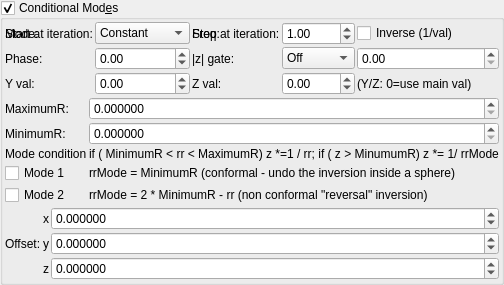
    <widget class="MyGroupBox" name="groupCheck_transf_function_enabledCx_false">
     <property name="toolTip">
      <string/>
     </property>
     <property name="title">
      <string>Conditional Mod&amp;es</string>
     </property>
     <property name="checkable">
      <bool>true</bool>
     </property>
     <layout class="QVBoxLayout" name="verticalLayout_29" stretch="0,0,0">
      <property name="spacing">
       <number>2</number>
      </property>
      <property name="leftMargin">
       <number>2</number>
      </property>
      <property name="topMargin">
       <number>2</number>
      </property>
      <property name="rightMargin">
       <number>2</number>
      </property>
      <property name="bottomMargin">
       <number>2</number>
      </property>
      <item>
       <layout class="QGridLayout" name="gridLayout_63">
        <property name="spacing">
         <number>2</number>
        </property>
        <item row="1" column="1">
         <widget class="MySpinBox" name="spinboxInt_transf_multiplier_start_iter_2">
          <property name="sizePolicy">
           <sizepolicy hsizetype="Minimum" vsizetype="Maximum">
            <horstretch>0</horstretch>
            <verstretch>0</verstretch>
           </sizepolicy>
          </property>
          <property name="maximum">
           <number>999</number>
          </property>
         </widget>
        </item>
        <item row="1" column="0">
         <widget class="QLabel" name="label_248">
          <property name="text">
           <string>Start at iteration:</string>
          </property>
         </widget>
        </item>
        <item row="1" column="2">
         <widget class="QLabel" name="label_249">
          <property name="text">
           <string>Stop at iteration:</string>
          </property>
         </widget>
        </item>
        <item row="1" column="3">
         <widget class="MySpinBox" name="spinboxInt_transf_multiplier_stop_iter_2">
          <property name="sizePolicy">
           <sizepolicy hsizetype="Minimum" vsizetype="Maximum">
            <horstretch>0</horstretch>
            <verstretch>0</verstretch>
           </sizepolicy>
          </property>
          <property name="maximum">
           <number>999</number>
          </property>
         </widget>
        </item>
      <item row="1" column="0">
       <widget class="QLabel"><property name="text"><string>Mode:</string></property></widget>
      </item>
      <item row="1" column="1">
       <widget class="MyComboBox" name="comboBox_transf_multiplier_value_mode_2">
        <item><property name="text"><string notr="true">Constant</string></property></item>
        <item><property name="text"><string notr="true">Sine</string></property></item>
        <item><property name="text"><string notr="true">Ramp</string></property></item>
        <item><property name="text"><string notr="true">Exponential</string></property></item>
        <item><property name="text"><string notr="true">Triangle</string></property></item>
        <item><property name="text"><string notr="true">Square</string></property></item>
        <item><property name="text"><string notr="true">Smoothstep</string></property></item>
        <item><property name="text"><string notr="true">Noise</string></property></item>
        <item><property name="text"><string notr="true">Ping-pong</string></property></item>
        <item><property name="text"><string notr="true">Stepped</string></property></item>
       </widget>
      </item>
      <item row="1" column="2">
       <widget class="QLabel"><property name="text"><string>Freq:</string></property></widget>
      </item>
      <item row="1" column="3">
       <widget class="MyDoubleSpinBox" name="spinbox_transf_multiplier_frequency_2">
        <property name="minimum"><double>0.01</double></property><property name="maximum"><double>100.0</double></property>
        <property name="singleStep"><double>0.1</double></property><property name="value"><double>1.0</double></property>
       </widget>
      </item>
      <item row="1" column="4" colspan="2">
       <widget class="MyCheckBox" name="checkBox_transf_multiplier_inverse_2">
        <property name="text"><string>Inverse (1/val)</string></property>
       </widget>
      </item>
      <item row="2" column="0">
       <widget class="QLabel"><property name="text"><string>Phase:</string></property></widget>
      </item>
      <item row="2" column="1">
       <widget class="MyDoubleSpinBox" name="spinbox_transf_multiplier_phase_2">
        <property name="minimum"><double>-10.0</double></property><property name="maximum"><double>10.0</double></property>
        <property name="singleStep"><double>0.1</double></property><property name="value"><double>0.0</double></property>
       </widget>
      </item>
      <item row="2" column="2">
       <widget class="QLabel"><property name="text"><string>|z| gate:</string></property></widget>
      </item>
      <item row="2" column="3">
       <widget class="MyComboBox" name="comboBox_transf_multiplier_threshold_mode_2">
        <item><property name="text"><string notr="true">Off</string></property></item>
        <item><property name="text"><string notr="true">&gt; thresh</string></property></item>
        <item><property name="text"><string notr="true">&lt; thresh</string></property></item>
       </widget>
      </item>
      <item row="2" column="4" colspan="2">
       <widget class="MyDoubleSpinBox" name="spinbox_transf_multiplier_threshold_2">
        <property name="minimum"><double>0.0</double></property><property name="maximum"><double>1000.0</double></property>
        <property name="singleStep"><double>0.1</double></property><property name="value"><double>0.0</double></property>
       </widget>
      </item>
      <item row="3" column="0">
       <widget class="QLabel"><property name="text"><string>Y val:</string></property></widget>
      </item>
      <item row="3" column="1">
       <widget class="MyDoubleSpinBox" name="spinbox_transf_multiplier_scale_y_2">
        <property name="minimum"><double>-100.0</double></property><property name="maximum"><double>100.0</double></property>
        <property name="singleStep"><double>0.01</double></property><property name="value"><double>0.0</double></property>
       </widget>
      </item>
      <item row="3" column="2">
       <widget class="QLabel"><property name="text"><string>Z val:</string></property></widget>
      </item>
      <item row="3" column="3">
       <widget class="MyDoubleSpinBox" name="spinbox_transf_multiplier_scale_z_2">
        <property name="minimum"><double>-100.0</double></property><property name="maximum"><double>100.0</double></property>
        <property name="singleStep"><double>0.01</double></property><property name="value"><double>0.0</double></property>
       </widget>
      </item>
      <item row="3" column="4" colspan="2">
       <widget class="QLabel"><property name="text"><string notr="true">(Y/Z: 0=use main val)</string></property></widget>
      </item>
       </layout>
      </item>
      <item>
       <layout class="QGridLayout" name="gridLayout_28" columnstretch="0,0,0,1">
        <property name="spacing">
         <number>2</number>
        </property>
        <item row="2" column="3">
         <widget class="QLabel" name="label_22">
          <property name="text">
           <string>if (  MinimumR  &lt; rr &lt; MaximumR)  z *=1 / rr;
if ( z &gt; MinumumR) z *= 1/  rrMode</string>
          </property>
         </widget>
        </item>
        <item row="2" column="1">
         <widget class="QLabel" name="label_23">
          <property name="text">
           <string>Mode condition</string>
          </property>
         </widget>
        </item>
        <item row="3" column="1">
         <widget class="MyCheckBox" name="checkBox_transf_function_enabled_false">
          <property name="text">
           <string>Mode 1</string>
          </property>
         </widget>
        </item>
        <item row="0" column="3">
         <widget class="MyDoubleSpinBox" name="spinbox_mandelbox_folding_fixed_radius">
          <property name="sizePolicy">
           <sizepolicy hsizetype="Minimum" vsizetype="Maximum">
            <horstretch>0</horstretch>
            <verstretch>0</verstretch>
           </sizepolicy>
          </property>
          <property name="prefix">
           <string/>
          </property>
          <property name="suffix">
           <string/>
          </property>
          <property name="decimals">
           <number>6</number>
          </property>
          <property name="minimum">
           <double>0.000000000000000</double>
          </property>
          <property name="maximum">
           <double>999.999000000000024</double>
          </property>
          <property name="singleStep">
           <double>0.100000000000000</double>
          </property>
         </widget>
        </item>
        <item row="0" column="1">
         <widget class="QLabel" name="label_16">
          <property name="text">
           <string>MaximumR:</string>
          </property>
         </widget>
        </item>
        <item row="1" column="1">
         <widget class="QLabel" name="label_47">
          <property name="text">
           <string>MinimumR:</string>
          </property>
         </widget>
        </item>
        <item row="4" column="1">
         <widget class="MyCheckBox" name="checkBox_transf_function_enabledx_false">
          <property name="text">
           <string>Mode 2</string>
          </property>
         </widget>
        </item>
        <item row="3" column="3">
         <widget class="QLabel" name="label_21">
          <property name="text">
           <string>rrMode = MinimumR (conformal - undo the inversion inside a sphere)</string>
          </property>
          <property name="wordWrap">
           <bool>true</bool>
          </property>
         </widget>
        </item>
        <item row="4" column="3">
         <widget class="QLabel" name="label_48">
          <property name="text">
           <string>rrMode = 2 * MinimumR - rr (non conformal &quot;reversal&quot; inversion)</string>
          </property>
          <property name="wordWrap">
           <bool>true</bool>
          </property>
         </widget>
        </item>
        <item row="1" column="3">
         <widget class="MyDoubleSpinBox" name="spinbox_transf_minimum_radius_0">
          <property name="sizePolicy">
           <sizepolicy hsizetype="Minimum" vsizetype="Maximum">
            <horstretch>0</horstretch>
            <verstretch>0</verstretch>
           </sizepolicy>
          </property>
          <property name="prefix">
           <string/>
          </property>
          <property name="suffix">
           <string/>
          </property>
          <property name="decimals">
           <number>6</number>
          </property>
          <property name="minimum">
           <double>0.000000000000000</double>
          </property>
          <property name="maximum">
           <double>999.999000000000024</double>
          </property>
          <property name="singleStep">
           <double>0.100000000000000</double>
          </property>
         </widget>
        </item>
       </layout>
      </item>
      <item>
       <layout class="QGridLayout" name="gridLayout_64" columnstretch="0,0,1">
        <property name="spacing">
         <number>2</number>
        </property>
        <item row="2" column="2">
         <widget class="MyDoubleSpinBox" name="spinbox3_mandelbox_offset_z">
          <property name="sizePolicy">
           <sizepolicy hsizetype="Minimum" vsizetype="Maximum">
            <horstretch>0</horstretch>
            <verstretch>0</verstretch>
           </sizepolicy>
          </property>
          <property name="prefix">
           <string/>
          </property>
          <property name="suffix">
           <string/>
          </property>
          <property name="decimals">
           <number>6</number>
          </property>
          <property name="minimum">
           <double>-99.989999999999995</double>
          </property>
          <property name="maximum">
           <double>99.989999999999995</double>
          </property>
          <property name="singleStep">
           <double>0.100000000000000</double>
          </property>
         </widget>
        </item>
        <item row="1" column="0">
         <widget class="QLabel" name="label_259">
          <property name="text">
           <string>Offset:</string>
          </property>
         </widget>
        </item>
        <item row="1" column="1">
         <widget class="QLabel" name="label_119">
          <property name="sizePolicy">
           <sizepolicy hsizetype="Preferred" vsizetype="Preferred">
            <horstretch>0</horstretch>
            <verstretch>0</verstretch>
           </sizepolicy>
          </property>
          <property name="text">
           <string notr="true">y</string>
          </property>
          <property name="alignment">
           <set>Qt::AlignRight|Qt::AlignTrailing|Qt::AlignVCenter</set>
          </property>
         </widget>
        </item>
        <item row="0" column="2">
         <widget class="MyDoubleSpinBox" name="spinbox3_mandelbox_offset_x">
          <property name="sizePolicy">
           <sizepolicy hsizetype="Minimum" vsizetype="Maximum">
            <horstretch>0</horstretch>
            <verstretch>0</verstretch>
           </sizepolicy>
          </property>
          <property name="prefix">
           <string/>
          </property>
          <property name="suffix">
           <string/>
          </property>
          <property name="decimals">
           <number>6</number>
          </property>
          <property name="minimum">
           <double>-99.989999999999995</double>
          </property>
          <property name="maximum">
           <double>99.989999999999995</double>
          </property>
          <property name="singleStep">
           <double>0.100000000000000</double>
          </property>
         </widget>
        </item>
        <item row="0" column="1">
         <widget class="QLabel" name="label_118">
          <property name="sizePolicy">
           <sizepolicy hsizetype="Preferred" vsizetype="Preferred">
            <horstretch>0</horstretch>
            <verstretch>0</verstretch>
           </sizepolicy>
          </property>
          <property name="text">
           <string notr="true">x</string>
          </property>
          <property name="alignment">
           <set>Qt::AlignRight|Qt::AlignTrailing|Qt::AlignVCenter</set>
          </property>
         </widget>
        </item>
        <item row="2" column="1">
         <widget class="QLabel" name="label_127">
          <property name="sizePolicy">
           <sizepolicy hsizetype="Preferred" vsizetype="Preferred">
            <horstretch>0</horstretch>
            <verstretch>0</verstretch>
           </sizepolicy>
          </property>
          <property name="text">
           <string notr="true">z</string>
          </property>
          <property name="alignment">
           <set>Qt::AlignRight|Qt::AlignTrailing|Qt::AlignVCenter</set>
          </property>
         </widget>
        </item>
        <item row="1" column="2">
         <widget class="MyDoubleSpinBox" name="spinbox3_mandelbox_offset_y">
          <property name="sizePolicy">
           <sizepolicy hsizetype="Minimum" vsizetype="Maximum">
            <horstretch>0</horstretch>
            <verstretch>0</verstretch>
           </sizepolicy>
          </property>
          <property name="prefix">
           <string/>
          </property>
          <property name="suffix">
           <string/>
          </property>
          <property name="decimals">
           <number>6</number>
          </property>
          <property name="minimum">
           <double>-99.989999999999995</double>
          </property>
          <property name="maximum">
           <double>99.989999999999995</double>
          </property>
          <property name="singleStep">
           <double>0.100000000000000</double>
          </property>
         </widget>
        </item>
       </layout>
      </item>
     </layout>
    </widget>
